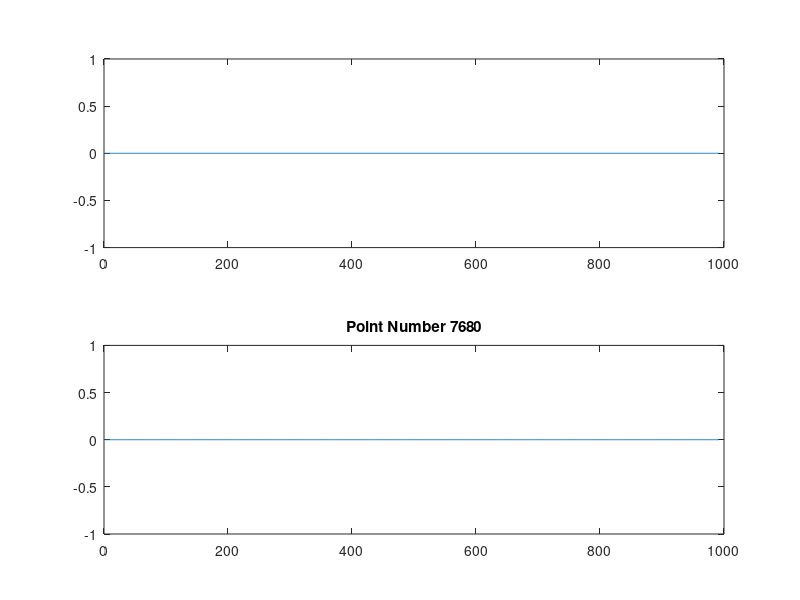

This chart was generated by the following MATLAB code: (Note: this script raises an error after producing the figure.)
global din;
global dt;
global datary;

global    x;
global  y11;
global  y12;
global gh11;
global gh12;

global pt_gh;
global xLen;
global isPoint1st;
global frm_len;
global fft_len;
global fft_cnt;
global fft_dat;

pt_gh = 1;
xLen = 992;
isPoint1st = 1;
frm_len = 240*1024/64;
fft_len = 128/4/4;
fft_cnt =   0;
fft_dat = zeros(1,frm_len / 4 * fft_len);

x  = 1:xLen;
y11 = zeros(1,xLen);
y12 = zeros(1,xLen);

subplot(2,1,1); gh11 = plot(y11);
subplot(2,1,2); gh12 = plot(y12); title(sprintf('Point Number %d',frm_len / 4 * fft_len));

 a = actxserver('USB2Mat.USB');
 registerevent(a,{'DataReady', @USBReady});
 a.saveFilename='c:\a.bin';
 a.readyThreshold = frm_len;
 a.Start();
 % tic
 pause
 % a.Stop();
 delete(a)
 % r=a.ReadSync(240*1024);